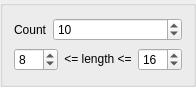
<?xml version="1.0" encoding="UTF-8"?>
<ui version="4.0">
 <class>CapacityBox</class>
 <widget class="QGroupBox" name="CapacityBox">
  <property name="geometry">
   <rect>
    <x>0</x>
    <y>0</y>
    <width>196</width>
    <height>87</height>
   </rect>
  </property>
  <layout class="QVBoxLayout" name="verticalLayout">
   <item>
    <layout class="QHBoxLayout" name="horizontalLayout" stretch="0,1">
     <item>
      <widget class="QLabel" name="label">
       <property name="text">
        <string>Count</string>
       </property>
      </widget>
     </item>
     <item>
      <widget class="QSpinBox" name="sb_count">
       <property name="minimum">
        <number>1</number>
       </property>
       <property name="maximum">
        <number>1000000000</number>
       </property>
       <property name="singleStep">
        <number>5</number>
       </property>
       <property name="value">
        <number>10</number>
       </property>
      </widget>
     </item>
    </layout>
   </item>
   <item>
    <layout class="QHBoxLayout" name="horizontalLayout_2">
     <item>
      <widget class="QSpinBox" name="sb_length_min">
       <property name="minimum">
        <number>1</number>
       </property>
       <property name="maximum">
        <number>99</number>
       </property>
       <property name="value">
        <number>8</number>
       </property>
      </widget>
     </item>
     <item>
      <widget class="QLabel" name="label_2">
       <property name="text">
        <string>&lt;= length &lt;=</string>
       </property>
       <property name="alignment">
        <set>Qt::AlignCenter</set>
       </property>
      </widget>
     </item>
     <item>
      <widget class="QSpinBox" name="sb_length_max">
       <property name="minimum">
        <number>1</number>
       </property>
       <property name="value">
        <number>16</number>
       </property>
      </widget>
     </item>
    </layout>
   </item>
  </layout>
 </widget>
 <resources/>
 <connections/>
</ui>
